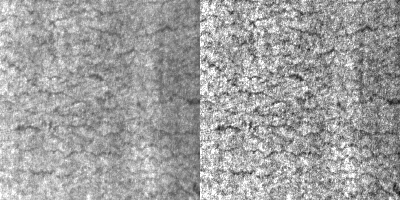
#> input picture yolov8/comparison_image1.jpg, 400 x 200 px, given in place of scratches_1.jpg, which was not available
$ python contrast.py
#> lines starting #> are read from the running program, lines starting #| are printed output that depends on the picture; pictures that were not available may be replaced by others from this repository, and a replacement may not be noted
#> in process_and_save_comparison_image, image is the input picture: shape (200, 400, 3); min 12, max 255, mean 160.2
import numpy as np
import cv2
import os
import matplotlib.pyplot as plt

def build_laplacian_pyramid(image, levels):
    gaussian_pyramid = [image]
    for i in range(levels):
        image = cv2.pyrDown(image)
        gaussian_pyramid.append(image)

    laplacian_pyramid = []
    for i in range(levels, 0, -1):
        size = (gaussian_pyramid[i - 1].shape[1], gaussian_pyramid[i - 1].shape[0])
        gaussian_expanded = cv2.pyrUp(gaussian_pyramid[i], dstsize=size)
        laplacian = cv2.subtract(gaussian_pyramid[i - 1], gaussian_expanded)
        laplacian_pyramid.append(laplacian)

    return laplacian_pyramid

def enhance_image_with_pyramid(image, levels=3, a=5):
    # 对8位图像进行处理，需要缩放到0-1范围便于操作，然后返回到8位
#> called with levels = 3, a = 0.5
    image = image.astype(np.float32) / 255.0  # 将图像缩放为0到1的范围

    # 低通滤波
    X1 = cv2.GaussianBlur(image, (5, 5), 0)

    # 高频部分
    high_freq = cv2.subtract(image, X1)
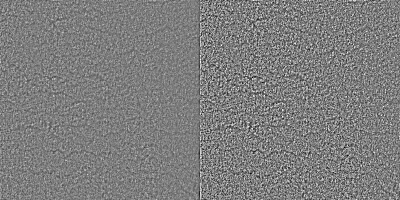
#> high_freq: shape (200, 400, 3) float32; min -0.336, max 0.342, mean 4.54e-05; drawn with min black and max white

    # 构建拉普拉斯金字塔
    laplacian_pyramid = build_laplacian_pyramid(image, levels)
#> the loop in build_laplacian_pyramid, `for i in range(levels):` made 3 passes
#> pass 1, in build_laplacian_pyramid, `image = cv2.pyrDown(image)`:
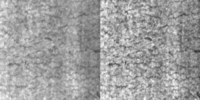
#> image: shape (100, 200, 3) float32; min 0.196, max 0.962, mean 0.628
#> after the loop in build_laplacian_pyramid, `for i in range(levels):`: gaussian_pyramid = 4 items
#> the loop in build_laplacian_pyramid, `for i in range(levels, 0, -1):` made 3 passes
#> pass 2, in build_laplacian_pyramid, `laplacian = cv2.subtract(gaussian_pyramid[i - 1], gaussian_expanded)`:
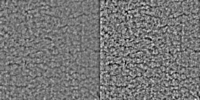
#> laplacian: shape (100, 200, 3) float32; min -0.246, max 0.278, mean -9.95e-05; drawn with min black and max white
#> after the loop in build_laplacian_pyramid, `for i in range(levels, 0, -1):`: laplacian_pyramid = 3 items
#> laplacian_pyramid = 3 items

    # 初始化增强图像
    enhanced_image = image.copy()

    for layer in laplacian_pyramid:
        # 如果层的大小与增强图像不匹配，调整大小
        if layer.shape != enhanced_image.shape:
            layer = cv2.resize(layer, (enhanced_image.shape[1], enhanced_image.shape[0]))

        # 增强图像加上拉普拉斯层的细节
        enhanced_image = cv2.add(enhanced_image, a * layer)
#> this loop made 3 passes
#> pass 1, in enhance_image_with_pyramid, `layer = cv2.resize(layer, (enhanced_image.shape[1], enhanced_image.sha..`:
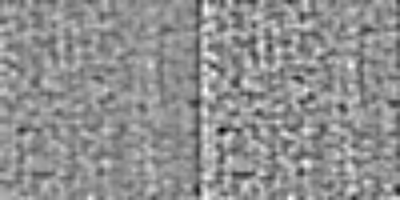
#> layer: shape (200, 400, 3) float32; mean of channels 0, 1, 2 -0.000194, -0.000194, -0.000194; drawn with min black and max white

    # 应用增强公式: Y = X + a * (X - X1)
    Y = cv2.addWeighted(enhanced_image, 1.0, high_freq, a, 0.0)
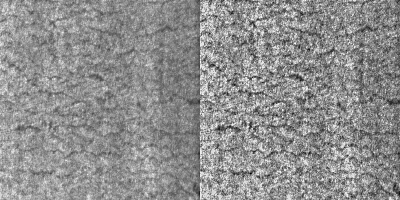
#> Y: shape (200, 400, 3) float32; mean of channels 0, 1, 2 0.628, 0.628, 0.628; drawn with min black and max white

    # 将增强后的图像缩放回8位范围
    Y = np.clip(Y * 255.0, 0, 255).astype(np.uint8)
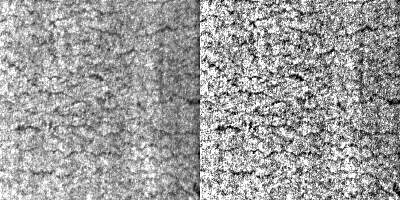
#> Y: shape (200, 400, 3); min 0, max 255, mean 158.2

    return Y

def process_and_save_comparison_image(input_path, output_path, levels=3, a=5):
    """
    读取图像，进行增强，并生成原图与增强后的图像对比图，并保存。
    """
    image = cv2.imread(input_path, cv2.IMREAD_UNCHANGED)

    if image is None:
        raise FileNotFoundError(f"Image not found at {input_path}")
    if image.dtype != np.uint8:
        raise ValueError("输入图像必须是 8 位灰度图像")

    # 图像增强（包含拉普拉斯金字塔的细节增强）
    enhanced_image = enhance_image_with_pyramid(image, levels=levels, a=a)

    # 合并原图和增强图（横向拼接）
    comparison_image = np.hstack((image, enhanced_image))
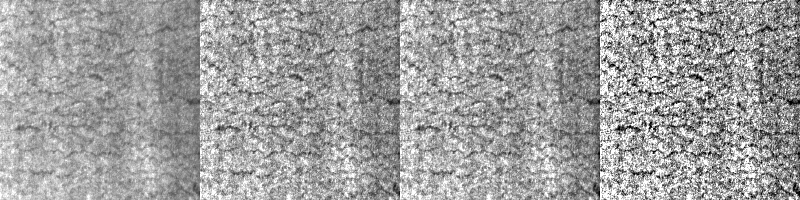
#> comparison_image: shape (200, 800, 3); min 0, max 255, mean 159.2

    # 保存对比图
    cv2.imwrite(output_path, comparison_image)
    print(f"Comparison image saved to {output_path}")

# 示例：读取一张图像并保存原图与增强图的对比图
input_path = "./NEU-DET/IMAGES/scratches_1.jpg" # 输入图像路径
output_path = "comparison_image6.jpg"  # 输出对比图路径

process_and_save_comparison_image(input_path, output_path, levels=3, a=0.5)

$ run again, on yolov8/comparison_image2.jpg
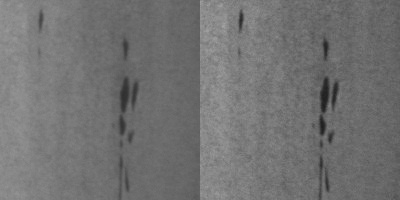
#> input picture yolov8/comparison_image2.jpg, 400 x 200 px, given in place of scratches_1.jpg, which was not available
#> in process_and_save_comparison_image, image is the input picture: shape (200, 400, 3); min 30, max 164, mean 114.2
#> after the loop in build_laplacian_pyramid, `for i in range(levels):`: gaussian_pyramid = 4 items
#> after the loop in build_laplacian_pyramid, `for i in range(levels, 0, -1):`: laplacian_pyramid = 3 items
#> the loop in enhance_image_with_pyramid, `for layer in laplacian_pyramid:` made 3 passes
#> in enhance_image_with_pyramid, `Y = cv2.addWeighted(enhanced_image, 1.0, high_freq, a, 0.0)`:
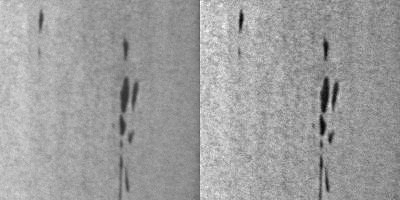
#> Y: shape (200, 400, 3) float32; mean of channels 0, 1, 2 0.448, 0.448, 0.448; drawn with min black and max white
#> in process_and_save_comparison_image, `comparison_image = np.hstack((image, enhanced_image))`:
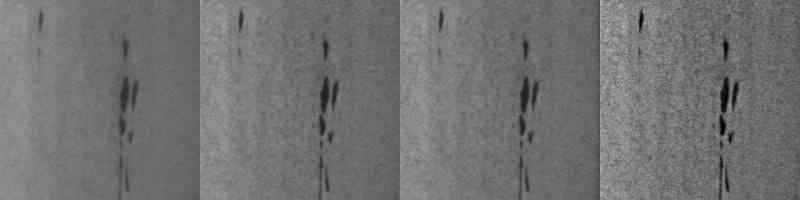
#> comparison_image: shape (200, 800, 3); min 0, max 186, mean 114

$ run again, on yolov8/comparison_image3.jpg
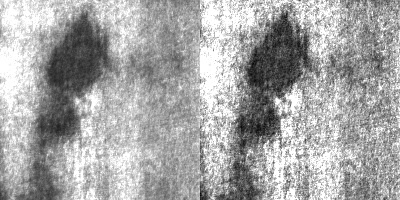
#> input picture yolov8/comparison_image3.jpg, 400 x 200 px, given in place of scratches_1.jpg, which was not available
#> in process_and_save_comparison_image, image is the input picture: shape (200, 400, 3); min 5, max 255, mean 165.9
#> after the loop in build_laplacian_pyramid, `for i in range(levels):`: gaussian_pyramid = 4 items
#> after the loop in build_laplacian_pyramid, `for i in range(levels, 0, -1):`: laplacian_pyramid = 3 items
#> the loop in enhance_image_with_pyramid, `for layer in laplacian_pyramid:` made 3 passes
#> after the loop in enhance_image_with_pyramid, `for layer in laplacian_pyramid:`:
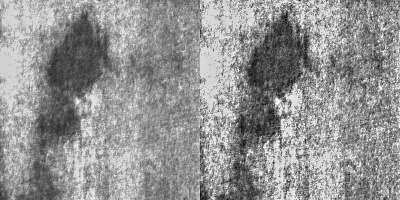
#> enhanced_image: shape (200, 400, 3) float32; mean of channels 0, 1, 2 0.65, 0.65, 0.65; drawn with min black and max white
#> in process_and_save_comparison_image, `comparison_image = np.hstack((image, enhanced_image))`:
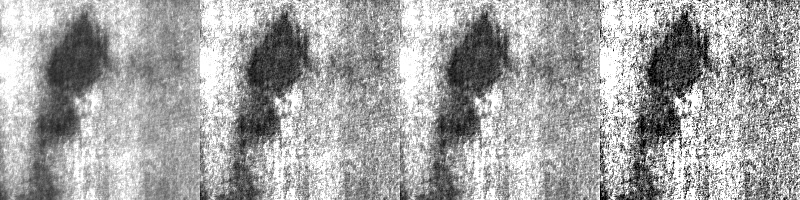
#> comparison_image: shape (200, 800, 3); min 0, max 255, mean 164.2
